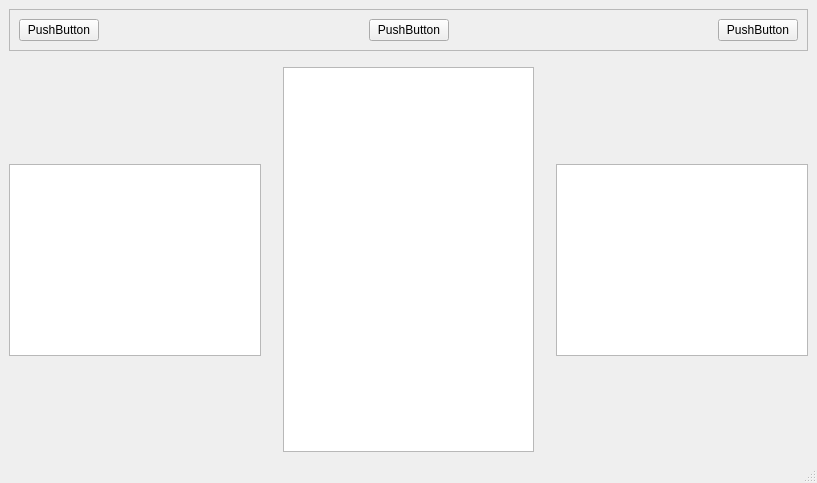
<?xml version="1.0" encoding="UTF-8"?>
<ui version="4.0">
 <class>MainWindow</class>
 <widget class="QMainWindow" name="MainWindow">
  <property name="geometry">
   <rect>
    <x>0</x>
    <y>0</y>
    <width>817</width>
    <height>483</height>
   </rect>
  </property>
  <property name="windowTitle">
   <string>MainWindow</string>
  </property>
  <widget class="QWidget" name="centralwidget">
   <layout class="QGridLayout" name="gridLayout_2">
    <item row="2" column="0">
     <layout class="QGridLayout" name="gridLayout">
      <item row="0" column="0" colspan="5">
       <widget class="QFrame" name="Toolbar">
        <property name="sizePolicy">
         <sizepolicy hsizetype="Preferred" vsizetype="Fixed">
          <horstretch>0</horstretch>
          <verstretch>0</verstretch>
         </sizepolicy>
        </property>
        <property name="minimumSize">
         <size>
          <width>0</width>
          <height>40</height>
         </size>
        </property>
        <property name="frameShape">
         <enum>QFrame::StyledPanel</enum>
        </property>
        <property name="frameShadow">
         <enum>QFrame::Raised</enum>
        </property>
        <property name="lineWidth">
         <number>4</number>
        </property>
        <layout class="QHBoxLayout" name="horizontalLayout">
         <item>
          <widget class="QPushButton" name="pushButton_3">
           <property name="sizePolicy">
            <sizepolicy hsizetype="Maximum" vsizetype="Fixed">
             <horstretch>0</horstretch>
             <verstretch>0</verstretch>
            </sizepolicy>
           </property>
           <property name="minimumSize">
            <size>
             <width>0</width>
             <height>20</height>
            </size>
           </property>
           <property name="text">
            <string>PushButton</string>
           </property>
          </widget>
         </item>
         <item>
          <spacer name="horizontalSpacer_3">
           <property name="orientation">
            <enum>Qt::Horizontal</enum>
           </property>
           <property name="sizeHint" stdset="0">
            <size>
             <width>40</width>
             <height>20</height>
            </size>
           </property>
          </spacer>
         </item>
         <item>
          <widget class="QPushButton" name="pushButton_2">
           <property name="sizePolicy">
            <sizepolicy hsizetype="Maximum" vsizetype="Fixed">
             <horstretch>0</horstretch>
             <verstretch>0</verstretch>
            </sizepolicy>
           </property>
           <property name="minimumSize">
            <size>
             <width>0</width>
             <height>20</height>
            </size>
           </property>
           <property name="text">
            <string>PushButton</string>
           </property>
          </widget>
         </item>
         <item>
          <spacer name="horizontalSpacer_4">
           <property name="orientation">
            <enum>Qt::Horizontal</enum>
           </property>
           <property name="sizeHint" stdset="0">
            <size>
             <width>40</width>
             <height>20</height>
            </size>
           </property>
          </spacer>
         </item>
         <item>
          <widget class="QPushButton" name="pushButton">
           <property name="sizePolicy">
            <sizepolicy hsizetype="Minimum" vsizetype="Fixed">
             <horstretch>0</horstretch>
             <verstretch>0</verstretch>
            </sizepolicy>
           </property>
           <property name="minimumSize">
            <size>
             <width>0</width>
             <height>20</height>
            </size>
           </property>
           <property name="text">
            <string>PushButton</string>
           </property>
          </widget>
         </item>
        </layout>
       </widget>
      </item>
      <item row="4" column="3">
       <spacer name="horizontalSpacer_2">
        <property name="orientation">
         <enum>Qt::Horizontal</enum>
        </property>
        <property name="sizeType">
         <enum>QSizePolicy::Minimum</enum>
        </property>
        <property name="sizeHint" stdset="0">
         <size>
          <width>10</width>
          <height>20</height>
         </size>
        </property>
       </spacer>
      </item>
      <item row="3" column="4">
       <spacer name="verticalSpacer">
        <property name="orientation">
         <enum>Qt::Vertical</enum>
        </property>
        <property name="sizeHint" stdset="0">
         <size>
          <width>20</width>
          <height>40</height>
         </size>
        </property>
       </spacer>
      </item>
      <item row="3" column="2" rowspan="3">
       <widget class="customGraphicsInterface" name="networkInterface">
        <property name="lineWidth">
         <number>3</number>
        </property>
        <property name="interactive">
         <bool>true</bool>
        </property>
        <property name="dragMode">
         <enum>QGraphicsView::NoDrag</enum>
        </property>
       </widget>
      </item>
      <item row="5" column="0">
       <spacer name="verticalSpacer_2">
        <property name="orientation">
         <enum>Qt::Vertical</enum>
        </property>
        <property name="sizeHint" stdset="0">
         <size>
          <width>20</width>
          <height>40</height>
         </size>
        </property>
       </spacer>
      </item>
      <item row="1" column="0" colspan="5">
       <spacer name="verticalSpacer_3">
        <property name="orientation">
         <enum>Qt::Vertical</enum>
        </property>
        <property name="sizeType">
         <enum>QSizePolicy::Fixed</enum>
        </property>
        <property name="sizeHint" stdset="0">
         <size>
          <width>10</width>
          <height>10</height>
         </size>
        </property>
       </spacer>
      </item>
      <item row="4" column="0">
       <widget class="QListWidget" name="listWidget">
        <property name="dragEnabled">
         <bool>true</bool>
        </property>
        <property name="dragDropMode">
         <enum>QAbstractItemView::DragDrop</enum>
        </property>
       </widget>
      </item>
      <item row="4" column="1">
       <spacer name="horizontalSpacer">
        <property name="orientation">
         <enum>Qt::Horizontal</enum>
        </property>
        <property name="sizeType">
         <enum>QSizePolicy::Minimum</enum>
        </property>
        <property name="sizeHint" stdset="0">
         <size>
          <width>10</width>
          <height>20</height>
         </size>
        </property>
       </spacer>
      </item>
      <item row="4" column="4">
       <widget class="QListWidget" name="listWidget_2"/>
      </item>
     </layout>
    </item>
   </layout>
  </widget>
  <widget class="QMenuBar" name="menubar">
   <property name="geometry">
    <rect>
     <x>0</x>
     <y>0</y>
     <width>817</width>
     <height>26</height>
    </rect>
   </property>
  </widget>
  <widget class="QStatusBar" name="statusbar"/>
 </widget>
 <customwidgets>
  <customwidget>
   <class>customGraphicsInterface</class>
   <extends>QGraphicsView</extends>
   <header location="global">customwidgets.h</header>
  </customwidget>
 </customwidgets>
 <resources/>
 <connections/>
</ui>
